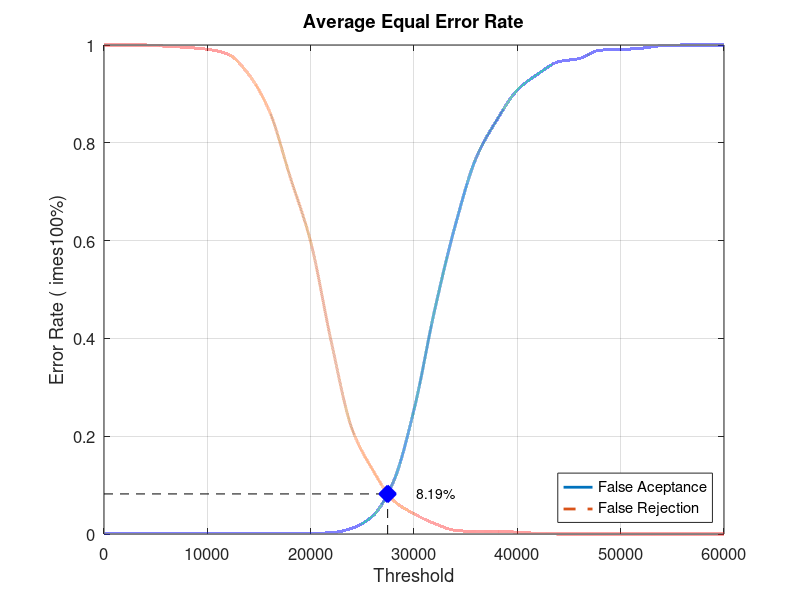
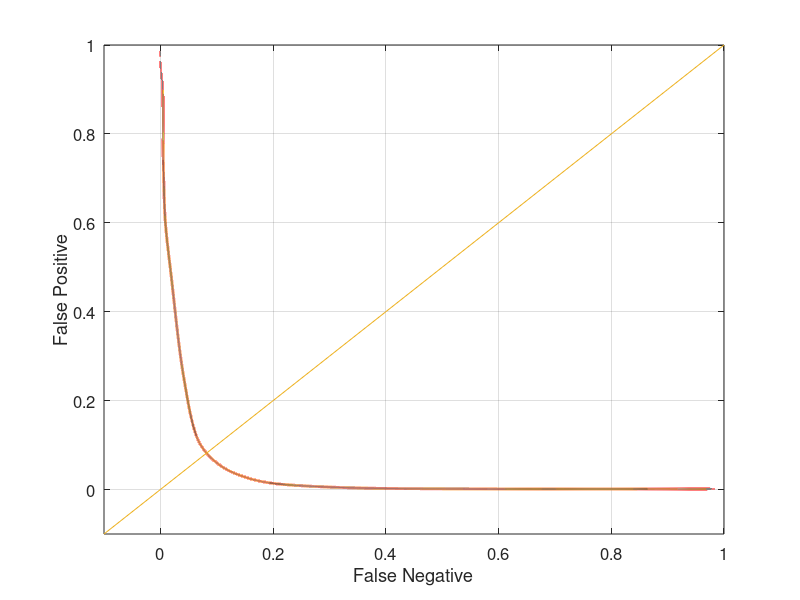

Here is the MATLAB script that generated these plots, in order:
close all;
clear;
clc;
x = 0:2000:60000;
xq = 0:0.5:60000;

y0 = [0 0.00131579 0.00131579 0.00131579 0.00131579 0.00131579 0.00131579 0.00131579 0.00131579 0.00131579 0.00131579 0.00263158 0.0118421 0.0368421 0.106579 0.253947 0.457895 0.631579 0.768421 0.846053 0.907895 0.940789 0.965789 0.972368 0.989474 0.990789 0.993421 0.998684 1 1 1]
yy0 = interp1(x, y0, xq, 'pchip');
y1 = [1 1 1 0.9975 0.995 0.99125 0.98125 0.94 0.865 0.73125 0.5975 0.3925 0.215 0.13125 0.06875 0.04125 0.02125 0.0075 0.005 0.005 0.00375 0.00125 0 0 0 0 0 0 0 0 0]
yy1 = interp1(x, y1, xq, 'pchip');

% Calculating EER: 
y2 = abs(y0 - y1);
find(y2 == min(y2))
yy2 = abs(yy0 - yy1);
xEER = find(yy2 == min(yy2));
xEERIndex = xq(xEER) % X-axis EER
yEER = yy0(xEER) % Y-axis EER

main = figure
plot(xq, yy0,'-','LineWidth', 2);	hold on
plot(xq, yy1,'--','LineWidth', 2);	hold on
plot([xEERIndex xEERIndex], [0 yEER], 'k--');	hold on
plot([0 xEERIndex], [yEER yEER], 'k--');	hold on
plot(xEERIndex, yEER, 'bx', 'LineWidth', 10);	hold on
text(xEERIndex + 10 * xEERIndex / 100, yEER, [num2str(round((10000 * yEER)) / 100) '%'])
legend('False Aceptance', 'False Rejection', 'Location', 'SouthEast')
xlabel('Threshold')
ylabel('Error Rate (	imes100%)')
title('Average Equal Error Rate')
set(gca, 'FontSize', 12)
axis([0 60000 0 1])
grid on

print(main, 'Experiment3AverageMain', '-dpng');
FNRxFPR = figure('Color', [1 1 1]);
plot(yy1, yy0, '-', yy1, yy0, 'LineWidth', 2);
hold on
y = -0.1:0.1:1
plot(y, y); 
set(gca, 'FontSize', 12)
xlabel('False Negative')
ylabel('False Positive')
axis([-0.1 1 -0.1 1])
set(gca, 'FontSize', 12)
grid on

print(FNRxFPR, 'Experiment3AverageFNRxFPR','-dpng');
